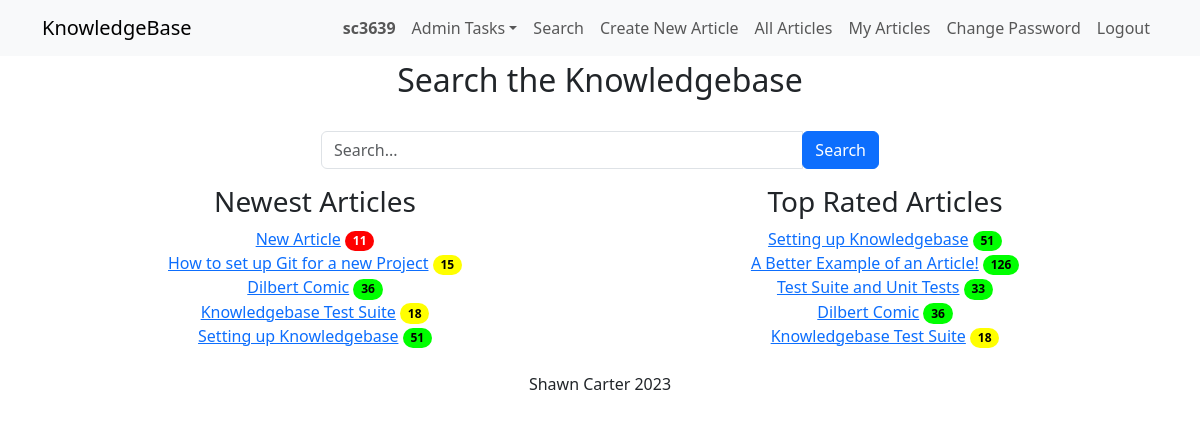
Screenshot of / (signed in) with the database file from the repository.
### knowledge/models.py (models this page shows)
class KBEntry(models.Model):
    title = models.CharField(max_length=255)
    article = models.TextField()
    created_by = models.ForeignKey(
        User, related_name="created_kb_entries", on_delete=models.SET_NULL, null=True
    )
    created_datetime = models.DateTimeField(auto_now_add=True)
    modified_datetime = models.DateTimeField(null=True, blank=True)
    last_modified_by = models.ForeignKey(
        User, related_name="modified_kb_entries", on_delete=models.SET_NULL, null=True
    )
    deleted_datetime = models.DateTimeField(null=True, blank=True)
    deleted_by = models.ForeignKey(
        User,
        related_name="deleted_kb_entries",
        on_delete=models.SET_NULL,
        null=True,
        blank=True,
    )
    upvotes = models.ManyToManyField(
        User, related_name="upvoted_kb_entries", blank=True
    )
    downvotes = models.ManyToManyField(
        User, related_name="downvoted_kb_entries", blank=True
    )
    rating = models.FloatField(default=0.0)
    views = models.PositiveIntegerField(default=0)
    meta_data = models.ManyToManyField("Tag", blank=True)

### knowledge/views.py (the view, shortened to what this page needs)
# urls.py: path("", views.home, name="home"),
@login_required
def home(request):
    search_term = request.GET.get("search", None)
    articles = KBEntry.objects.none()  # Default to no entries
    if len(articles) < 5 or not search_term:
        newest_articles = KBEntry.objects.filter(
            deleted_datetime__isnull=True
        ).order_by("-created_datetime")[:5]
        top_rated_articles = KBEntry.objects.filter(
            deleted_datetime__isnull=True
        ).order_by("-rating")[:5]
    else:
        newest_articles = []
        top_rated_articles = []
    context = {
        "articles": articles, # The articles with tags stripped from article.article
        "newest_articles": newest_articles, # top 5 newest articles
        "top_rated_articles": top_rated_articles, # top 5 rated articles
        "search_term": search_term if search_term is not None else "", # the original search term
    }
    return render(request, "knowledge/home.html", context)

### knowledge/templates/knowledge/home.html (shortened to what this page needs)
{% extends "knowledge/base.html" %}
{% block page_title%}Search the Knowledgebase{% endblock %}
{% block content %}
    <br>
    <div class="mb-3 col-md-6 offset-md-3">
        <form method="GET" class="form-inline">
            <div class="input-group">
                <input type="text" name="search" value="{{ search_term }}" placeholder="Search..." class="form-control" />
                <div class="input-group-append">
                    <button type="submit" class="btn btn-primary">Search</button>
                </div>
            </div>
        </form>
    </div>
    {% if not articles or articles|length < 5 %} <div class="row">
        <div class="col-md-6 text-center">
            <h3>Newest Articles</h3>
            {% for article in newest_articles %}
                <a href="{% url 'article_detail' article.id %}">{{ article.title|truncatechars:50 }}</a>
                {% if article.rating == 0.0 and article.downvotes.count == 0 %}
                <span class="badge rounded-pill badge-norating" aria-label="Not Yet Rated">Not Yet Rated</span>
                {% else %}
                    {% if article.rating >= 75 %}
                    <span class="badge rounded-pill badge-green" aria-label="{{ article.views }} views (Good rating)">{{ article.views }}</span>
                    {% elif article.rating >= 50 %}
                    <span class="badge rounded-pill badge-yellow" aria-label="{{ article.views }} views (Average rating)">{{ article.views }}</span>
                    {% elif article.rating >= 25 %}
                    <span class="badge rounded-pill badge-orange" aria-label="{{ article.views }} views (Below average rating)">{{ article.views }}</span>
                    {% else %}
                    <span class="badge rounded-pill badge-red" aria-label="{{ article.views }} views (Poor rating)">{{ article.views }}</span>
                    {% endif %}
                {% endif %}
                <br>
            {% endfor %}
        </div>
        <div class="col-md-6 text-center">
            <h3>Top Rated Articles</h3>
            {% for article in top_rated_articles %}
                <a href="{% url 'article_detail' article.id %}">{{ article.title|truncatechars:50 }}</a>
                {% if article.rating == 0.0 and article.downvotes.count == 0 %}
                    <span class="badge rounded-pill badge-norating" aria-label="Not Yet Rated">Not Yet Rated</span>
                {% else %}
                    {% if article.rating >= 75 %}
                        <span class="badge rounded-pill badge-green" aria-label="{{ article.views }} views (Good rating)">{{ article.views }}</span>
                    {% elif article.rating >= 50 %}
                        <span class="badge rounded-pill badge-yellow" aria-label="{{ article.views }} views (Average rating)">{{ article.views }}</span>
                    {% elif article.rating >= 25 %}
                        <span class="badge rounded-pill badge-orange" aria-label="{{ article.views }} views (Below average rating)">{{ article.views }}</span>
                    {% else %}
                        <span class="badge rounded-pill badge-red" aria-label="{{ article.views }} views (Poor rating)">{{ article.views }}</span>
                    {% endif %}
                {% endif %}
                <br>
            {% endfor %}
        </div>
    {% endif %}
{% endblock %}

### knowledge/templates/knowledge/base.html (shortened to what this page needs)
<!DOCTYPE html>
<html lang="en">
<head>
    {% load static %}
    <link href="https://cdn.jsdelivr.net/npm/bootstrap@5.3.1/dist/css/bootstrap.min.css" rel="stylesheet" />
    <link rel="stylesheet" href="https://cdn.jsdelivr.net/npm/alertifyjs@1.13.1/build/css/alertify.min.css" />
    <link rel="stylesheet" href="https://cdn.jsdelivr.net/npm/alertifyjs@1.13.1/build/css/themes/default.min.css" />
    <link href="//cdn.quilljs.com/1.3.6/quill.snow.css" rel="stylesheet" />
    <link href="https://cdn.datatables.net/v/bs5/dt-1.13.6/cr-1.7.0/fh-3.4.0/r-2.5.0/sb-1.5.0/datatables.min.css" rel="stylesheet" />
    <link rel="stylesheet" href="{% static 'custom.css' %}" />
</head>
<body>
    <nav class="navbar navbar-light bg-light navbar-expand-md">
        <div class="container">
            <a class="navbar-brand" href="/">KnowledgeBase</a>
            <div class="collapse navbar-collapse" id="navbarResponsive">
                <ul class="navbar-nav ms-auto">
                    {% if user.is_authenticated %}
                        <li class="nav-item">
                            <strong><a class="nav-link">{{ user.username }}</a></strong>
                        </li>
                        {% if user.is_superuser %}
                            <li class="nav-item dropdown">
                                <a class="nav-link dropdown-toggle" id="navbarDropdownMenuLink" role="button"
                                    data-bs-toggle="dropdown" aria-expanded="false">Admin Tasks</a>
                            </li>
                        {% else %}
                            <li class="nav-item">
                                <a class="nav-link" id="logout">(Normal User)</a>
                            </li>
                        {% endif %}
                        <li class="nav-item">
                            <a class="nav-link" href="{% url 'home' %}">Search</a>
                        </li>
                        <li class="nav-item">
                            <a class="nav-link" href="{% url 'create' %}">Create New Article</a>
                        </li>
                        <li class="nav-item">
                            <a class="nav-link" href="{% url 'allarticles' %}">All Articles</a>
                        </li>
                        <li class="nav-item">
                            <a class="nav-link" href="{% url 'my_articles' %}">My Articles</a>
                        </li>
                        <li class="nav-item">
                            <a class="nav-link" href="{% url 'change_password' %}">Change Password</a>
                        </li>
                        <li class="nav-item">
                            <a class="nav-link" id="logout" href="{% url 'confirm_logout' %}">Logout</a>
                        </li>
                    {% endif %}
                </ul>
            </div>
        </div>
    </nav>
    <div class="container">
        <h2 class='title'>{% block page_title %}{% endblock %}</h2>
        {% block content %}{% endblock %}
    </div>
    <br>
    <div class="footer text-center" id="footer">
        Shawn Carter 2023
    </div>
    <br>
</body>
</html>

### static/custom.css (style rules this page uses)
.badge-green { background-color: rgb(0, 255, 0) !important; color: black; }
.badge-yellow { background-color: rgb(255, 255, 0) !important; color: black; }
.badge-red { background-color: rgb(255, 0, 0) !important; color: white; }
.title { text-align: center; margin-top:5px !important; }

### rows the page displays
KBEntry: title "New Article", views "11"
KBEntry: title "How to set up Git for a new Project", views "15"
KBEntry: title "Dilbert Comic", views "36"
KBEntry: title "Knowledgebase Test Suite", views "18"
KBEntry: title "Setting up Knowledgebase", views "51"
KBEntry: title "A Better Example of an Article!", views "126"
KBEntry: title "Test Suite and Unit Tests", views "33"

### other values shown
{{ user.username }} "sc3639"
